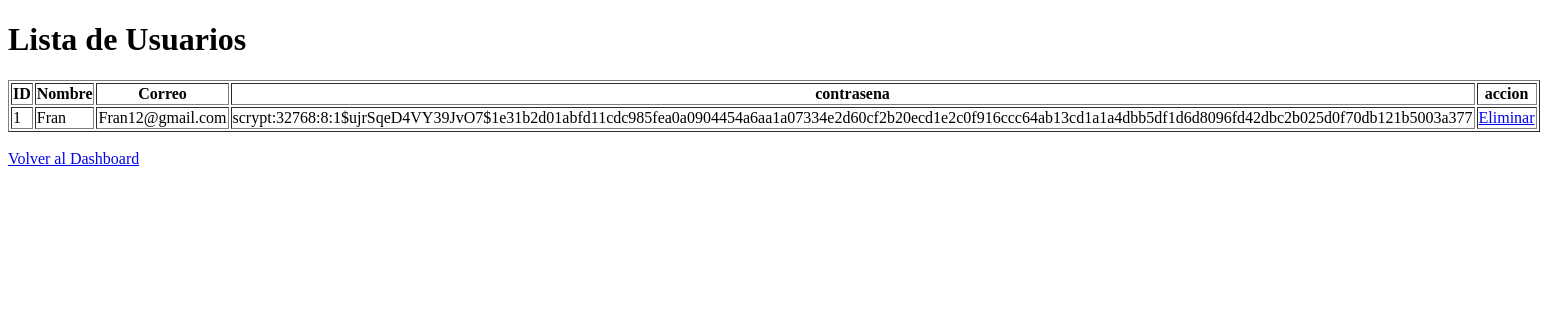
Before: /admin/users with the older database file.
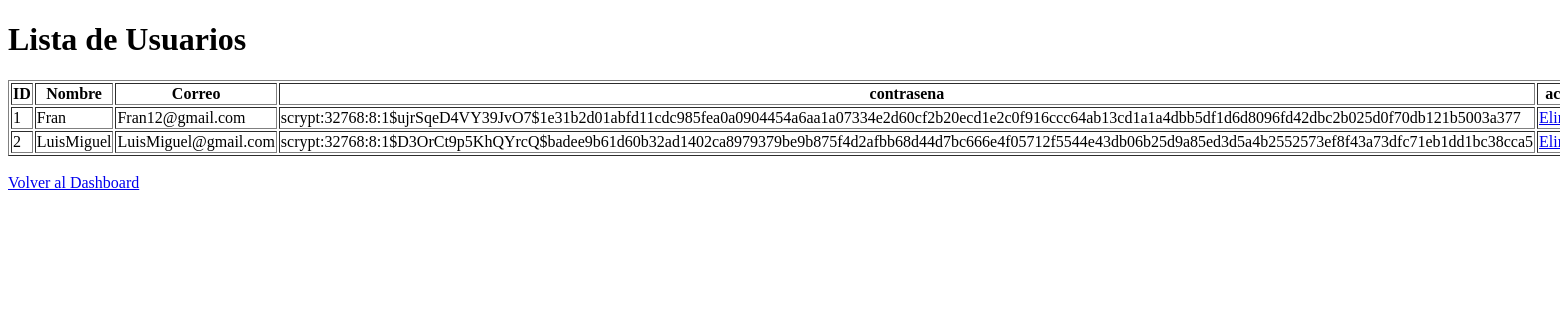
After: the same page with the newer database file.
### models.py (models this page shows, shortened)
class Usuario(db.Model):
    __tablename__ = 'usuario'
    id = db.Column(db.Integer, primary_key=True)  # ID único
    nombre = db.Column(db.String(80), nullable=False)  # Nombre del usuario
    correo = db.Column(db.String(120), unique=True, nullable=False)  # Correo único
    password = db.Column(db.String(120), nullable=False)  # Contraseña
    is_admin = db.Column(db.Boolean, default=False)  # Indicador si es administrador o no

### routes/admin_routes.py (the view)
@admin_bp.route('/users')
def users():
    usuarios = Usuario.query.all()
    return render_template('users.html', usuarios=usuarios)

### templates/admin/users.html (shortened to what this page needs)
<!DOCTYPE html>
<html lang="es">
<head>
</head>
<body>
    <h1>Lista de Usuarios</h1>
    <table border="1">
        <thead>
            <tr>
                <th>ID</th>
                <th>Nombre</th>
                <th>Correo</th>
                <th>contrasena</th>
                <th>accion</th>
            </tr>
        </thead>
        <tbody>
            {% for usuario in usuarios %}
            <tr>
                <td>{{ usuario.id }}</td>
                <td>{{ usuario.nombre }}</td>
                <td>{{ usuario.correo }}</td>
                <td>{{ usuario.password }}</td>
                <td>
                    <a href="#">Eliminar</a>
                </td>
            </tr>
            {% else %}
            <tr>
                <td colspan="4">No hay usuarios registrados.</td>
            </tr>
            {% endfor %}
        </tbody>
    </table>
    <br>
    <a href="{{ url_for('admin.dashboard') }}">Volver al Dashboard</a>
</body>
</html>

Changed rows visible on the page:
added Usuario: id "2", nombre "LuisMiguel", correo "LuisMiguel@gmail.com", password "scrypt:32768:8:1$D3OrCt9p5KhQYrcQ$badee9b61d60b32ad1402ca8979379be9b875f4d2afbb68d44d7bc666e4f05712f5544e43db06b25d9a85ed3d5a4b2552573ef8f43a73dfc71eb1dd1bc38cca5"
